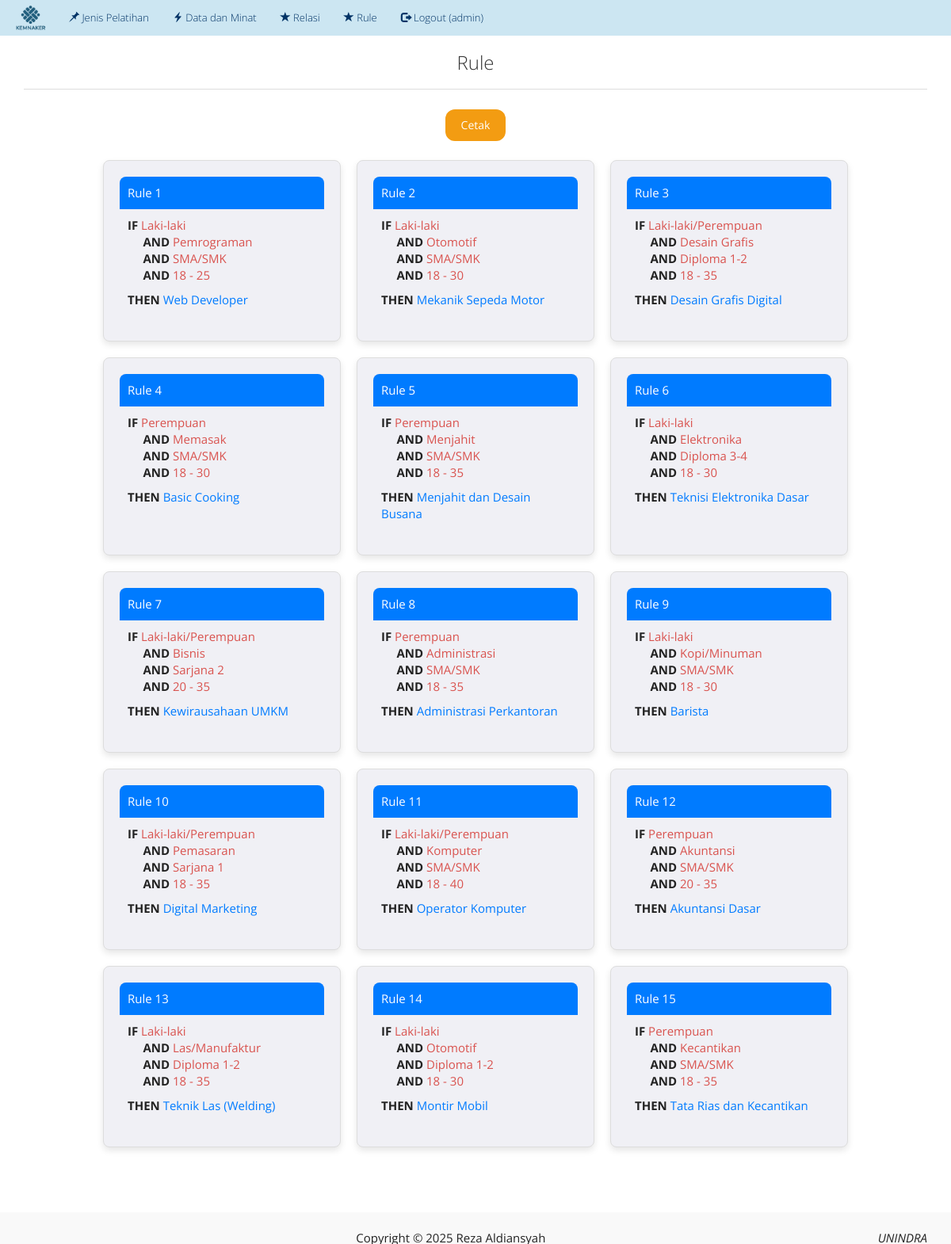
The app's page /index.php?m=rule (signed in) with its own data.
### tables this page shows
CREATE TABLE `tb_pelatihan` (
  `kode_pelatihan` varchar(16) NOT NULL,
  `nama_pelatihan` varchar(255) DEFAULT NULL,
  `keterangan` text DEFAULT NULL,
  `referensi` varchar(100) DEFAULT NULL
);

### functions.php (called while the page is built, shortened)
<?php
$config["server"] = 'localhost';
$config["username"] = 'root';
$config["password"] = '';
$config["database_name"] = 'sp_fc_pelatihankerja';
include 'includes/db.php';
$db = new DB($config['server'], $config['username'], $config['password'], $config['database_name']);
$rows = $db->get_results("SELECT kode_dataminat, nama_dataminat FROM tb_dataminat ORDER BY kode_dataminat");
$dataminat = array();
foreach ($rows as $row) {
    $dataminat[$row->kode_dataminat] = $row->nama_dataminat;
}
$rows = $db->get_results("SELECT * FROM tb_pelatihan ORDER BY kode_pelatihan");
$pelatihan = array();
foreach ($rows as $row) {
    $pelatihan[$row->kode_pelatihan] = $row;
}
function get_relasi($terjawab)
{
    global $db;
    $rows = $db->get_results("SELECT kode_pelatihan, r.kode_dataminat
        FROM tb_relasi r
        ORDER BY kode_pelatihan, r.kode_dataminat");
    $arr = array();
    foreach ($rows as $row) {
        $arr[$row->kode_pelatihan][$row->kode_dataminat] = isset($terjawab[$row->kode_dataminat]) ? $terjawab[$row->kode_dataminat] : null;
    }
    return $arr;
}

### includes/db.php (called while the page is built, shortened)
<?php
class DB
{
    var $conn = null;
    public function __construct($host, $username, $passwd, $dbname)
    {
        $this->conn = mysqli_connect($host, $username, $passwd, $dbname);
    }
    public function query($sql)
    {
        $query = mysqli_query($this->conn, $sql) or die('<pre>Error mysqli_query: ' . mysqli_error($this->conn) . '<br />' . $sql . '</pre>');
        return $query;
    }
    public function get_results($sql)
    {
        $query = $this->query($sql);
        $arr = array();
        while ($row = mysqli_fetch_object($query)) {
            $arr[] = $row;
        }
        return $arr;
    }
}

### rule.php (the view, shortened to what this page needs)
<!DOCTYPE html>
<html>
<head>
</head>
<body>
<div class="page-header">
    <h1>Rule</h1>
</div>
<div style="text-align: center; margin-bottom: 20px;">
    <a href="rule_cetak.php" class="custom-btn btn-print" target="_blank">Cetak</a>
</div>
<div class="card-container">
    <?php
    $rules = get_relasi(array());
    $no = 1;
    foreach ($rules as $kode_pelatihan => $val) :
        $rule = array();
        foreach ($val as $kode_dataminat => $v) {
            $rule[] = '<span class="text-danger">' . $dataminat[$kode_dataminat] . '</span>';
        }
    ?>
        <div class="card">
            <div class="card-header">
                Rule <?= $no++ ?>
            </div>
            <div class="card-body">
                <p><strong>IF</strong> <?= implode('<br />&nbsp; &nbsp; &nbsp;<strong>AND</strong> ', $rule) ?></p>
                <p><strong>THEN</strong> <span class="text-primary"><?= $pelatihan[$kode_pelatihan]->nama_pelatihan ?></span></p>
            </div>
        </div>
    <?php endforeach; ?>
</div>
</body>
</html>

### assets/css/general.css (style rules this page uses)
html { position: relative; min-height: 100%; }
body { margin-bottom: 70px; }
.page-header { margin-top: 0; padding-bottom: 0; }
.page-header h1 { margin-top: 0; }
.page-header h1 { font-size: 2.5rem; color: #4A90E2; margin-bottom: 20px; }
.card { position: relative; border-radius: 10px; box-shadow: 0 4px 8px rgba(0, 0, 0, 0.1); transition: transform 0.3s; }
.card-body { padding: 20px; }
.card { transition: transform 0.3s; }

### index.php (style rules this page uses)
:root { --logo-dark: #003366; --logo-light: #CCE6F2; }

### rule.php (style rules this page uses)
.custom-btn { border: none; color: white; padding: 10px 20px; text-align: center; text-decoration: none; display: inline-block; font-size: 14px; margin: 4px 2px; transition-duration: 0.4s; cursor: pointer; border-radius: 12px; }
.btn-print { background-color: #f39c12; color: white; }
.card-container { display: flex; flex-wrap: wrap; justify-content: center; gap: 20px; }
.card { background-color: #f0f0f5; border: 1px solid #ddd; border-radius: 8px; padding: 20px; width: 300px; box-shadow: 0 4px 8px rgba(0,0,0,0.1); }
.card-header { background-color: #007BFF; color: white; padding: 10px; border-radius: 8px 8px 0 0; }
.card-body { padding: 10px; }
.text-danger { color: #d9534f; }
.text-primary { color: #007BFF; }
.page-header h1 { font-size: 24px; color: #333; text-align: center; margin-bottom: 20px; }

### records on screen
tb_pelatihan: nama_pelatihan "Web Developer"
tb_pelatihan: nama_pelatihan "Mekanik Sepeda Motor"
tb_pelatihan: nama_pelatihan "Desain Grafis Digital"
tb_pelatihan: nama_pelatihan "Basic Cooking"
tb_pelatihan: nama_pelatihan "Menjahit dan Desain Busana"
tb_pelatihan: nama_pelatihan "Teknisi Elektronika Dasar"
tb_pelatihan: nama_pelatihan "Kewirausahaan UMKM"
tb_pelatihan: nama_pelatihan "Administrasi Perkantoran"
tb_pelatihan: nama_pelatihan "Barista"
tb_pelatihan: nama_pelatihan "Digital Marketing"
tb_pelatihan: nama_pelatihan "Operator Komputer"
tb_pelatihan: nama_pelatihan "Akuntansi Dasar"
tb_pelatihan: nama_pelatihan "Teknik Las (Welding)"
tb_pelatihan: nama_pelatihan "Montir Mobil"
tb_pelatihan: nama_pelatihan "Tata Rias dan Kecantikan"

### other values on screen
_session('login') "admin"
$dataminat[$kode_dataminat] "Laki-laki Pemrograman SMA/SMK 18 - 25"
implode('<br />&nbsp; &nbsp; &nbsp;<strong>AND</strong> ', $rule) "AND AND AND"
$dataminat[$kode_dataminat] "Laki-laki Otomotif SMA/SMK 18 - 30"
$dataminat[$kode_dataminat] "Laki-laki/Perempuan Desain Grafis Diploma 1-2 18 - 35"
$dataminat[$kode_dataminat] "Perempuan Memasak SMA/SMK 18 - 30"
$dataminat[$kode_dataminat] "Perempuan Menjahit SMA/SMK 18 - 35"
$dataminat[$kode_dataminat] "Laki-laki Elektronika Diploma 3-4 18 - 30"
$dataminat[$kode_dataminat] "Laki-laki/Perempuan Bisnis Sarjana 2 20 - 35"
$dataminat[$kode_dataminat] "Perempuan Administrasi SMA/SMK 18 - 35"
$dataminat[$kode_dataminat] "Laki-laki Kopi/Minuman SMA/SMK 18 - 30"
$dataminat[$kode_dataminat] "Laki-laki/Perempuan Pemasaran Sarjana 1 18 - 35"
$dataminat[$kode_dataminat] "Laki-laki/Perempuan Komputer SMA/SMK 18 - 40"
$dataminat[$kode_dataminat] "Perempuan Akuntansi SMA/SMK 20 - 35"
$dataminat[$kode_dataminat] "Laki-laki Las/Manufaktur Diploma 1-2 18 - 35"
